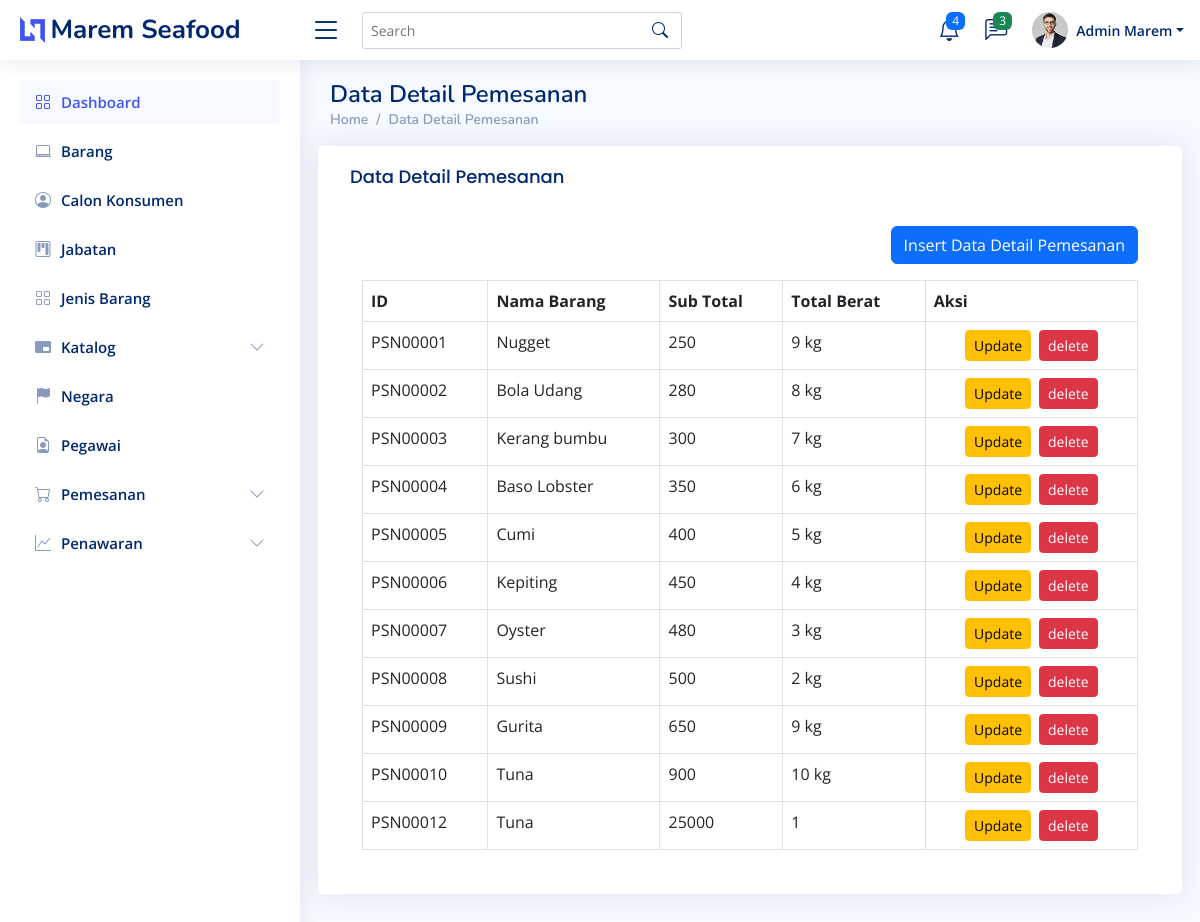
Page /detail-pemesanan.php on the committed database.
### tables this page shows
CREATE TABLE `detail_pemesanan` (
  `id_pemesanan` char(8) NOT NULL,
  `id_barang` char(4) NOT NULL,
  `sub_total` float(8,2) DEFAULT NULL,
  `total_berat` varchar(5) DEFAULT NULL
);

CREATE TABLE `barang` (
  `id_barang` char(4) NOT NULL,
  `id_jenis` char(2) DEFAULT NULL,
  `nama_barang` varchar(30) DEFAULT NULL,
  `stok_barang` int(11) DEFAULT NULL,
  `berat_barang` varchar(5) DEFAULT NULL,
  `harga_jual` float DEFAULT NULL,
  `gambar_barang` varchar(100) DEFAULT NULL
);

### db.php (called while the page is built, shortened)
<?php
class db
{
    public function __construct()
    {
        $host = "localhost";
        $dbname = "maremseafood";
        $username = "root";
        $password = "";
        $this->db = new PDO("mysql:host={$host};dbname={$dbname}", $username, $password);
    }
}
?>

### detail-pemesanan.php (the view, shortened to what this page needs)
<?php
require_once 'db.php';
class detailpemesanan extends db
{
    public function show()
    {
        $data = $this->db->prepare("SELECT * FROM detail_pemesanan JOIN barang ON barang.id_barang = detail_pemesanan.id_barang");
        try
        {
            $data->execute();
            $result = $data->fetchAll();
        }
        catch(PDOException $e)
        {
            print_r($e->getMessage());
        }
        return $result;
    }
    public function showbarang()
    {
        $data = $this->db->prepare("SELECT * FROM barang");
        try
        {
            $data->execute();
            $result = $data->fetchAll();
        }
        catch(PDOException $e)
        {
            print_r($e->getMessage());
        }
        return $result;
    }
}
$data = new detailpemesanan;
?>
<!DOCTYPE html>
<html lang="en">
<head>
  <link href="vendor/bootstrap/css/bootstrap.min.css" rel="stylesheet">
  <link href="vendor/bootstrap-icons/bootstrap-icons.css" rel="stylesheet">
  <link href="vendor/boxicons/css/boxicons.min.css" rel="stylesheet">
  <link href="vendor/quill/quill.snow.css" rel="stylesheet">
  <link href="vendor/quill/quill.bubble.css" rel="stylesheet">
  <link href="vendor/remixicon/remixicon.css" rel="stylesheet">
  <link href="vendor/simple-datatables/style.css" rel="stylesheet">
  <link href="css/style.css" rel="stylesheet">
</head>
<body>
  <header id="header" class="header fixed-top d-flex align-items-center">
    <div class="d-flex align-items-center justify-content-between">
      <a href="index.html" class="logo d-flex align-items-center">
        <img src="img/logo.png" alt="">
        <span class="d-none d-lg-block">Marem Seafood</span>
      </a>
      <i class="bi bi-list toggle-sidebar-btn"></i>
    </div>
    <div class="search-bar">
      <form class="search-form d-flex align-items-center" method="POST" action="#">
        <input type="text" name="query" placeholder="Search" title="Enter search keyword">
        <button type="submit" title="Search"><i class="bi bi-search"></i></button>
      </form>
    </div>
    <nav class="header-nav ms-auto">
      <ul class="d-flex align-items-center">
        <li class="nav-item dropdown">
          <a class="nav-link nav-icon" href="#" data-bs-toggle="dropdown">
            <i class="bi bi-bell"></i>
            <span class="badge bg-primary badge-number">4</span>
          </a>
        </li>
        <li class="nav-item dropdown">
          <a class="nav-link nav-icon" href="#" data-bs-toggle="dropdown">
            <i class="bi bi-chat-left-text"></i>
            <span class="badge bg-success badge-number">3</span>
          </a>
        </li>
        <li class="nav-item dropdown pe-3">
          <a class="nav-link nav-profile d-flex align-items-center pe-0" href="#" data-bs-toggle="dropdown">
            <img src="img/profile-img.jpg" alt="Profile" class="rounded-circle">
            <span class="d-none d-md-block dropdown-toggle ps-2">Admin Marem</span>
          </a>
        </li>
      </ul>
    </nav>
  </header>
<aside id="sidebar" class="sidebar">
<ul class="sidebar-nav" id="sidebar-nav">
  <li class="nav-item">
    <a class="nav-link" href="index.php">
      <i class="bi bi-grid"></i>
      <span>Dashboard</span>
    </a>
  </li>
  <li class="nav-item">
    <a class="nav-link collapsed" href="barang.php">
      <i class="bi bi-laptop"></i>
      <span>Barang</span>
    </a>
  </li>
  <li class="nav-item">
    <a class="nav-link collapsed " href="calon-konsumen.php">
      <i class="bi bi-person-circle"></i>
      <span>Calon Konsumen</span>
    </a>
  </li>
  <li class="nav-item">
    <a class="nav-link collapsed" href="jabatan.php">
      <i class="bi bi-kanban"></i>
      <span>Jabatan</span>
    </a>
  </li>
  <li class="nav-item">
    <a class="nav-link collapsed" href="jenis-barang.php">
      <i class="bi bi-grid"></i>
      <span>Jenis Barang</span>
    </a>
  </li>
  <li class="nav-item">
    <a class="nav-link collapsed" data-bs-target="#forms-nav" data-bs-toggle="collapse" href="#">
      <i class="bi bi-pip-fill"></i><span>Katalog</span><i class="bi bi-chevron-down ms-auto"></i>
    </a>
  </li>
  <li class="nav-item">
    <a class="nav-link collapsed" href="negara.php">
      <i class="bi bi-flag-fill"></i>
      <span>Negara</span>
    </a>
  </li>
  <li class="nav-item">
    <a class="nav-link collapsed" href="pegawai.php">
      <i class="bi bi-file-earmark-person "></i>
      <span>Pegawai</span>
    </a>
  </li>
  <li class="nav-item">
    <a class="nav-link collapsed" data-bs-target="#forms-nav" data-bs-toggle="collapse" href="#">
      <i class="bi bi-cart"></i><span>Pemesanan</span><i class="bi bi-chevron-down ms-auto"></i>
    </a>
  </li>
  <li class="nav-item">
    <a class="nav-link collapsed" data-bs-target="#forms-nav" data-bs-toggle="collapse" href="#">
      <i class="bi bi-graph-up"></i><span>Penawaran</span><i class="bi bi-chevron-down ms-auto"></i>
    </a>
  </li>
</ul>
</aside>
  <main id="main" class="main">
    <div class="pagetitle">
      <h1>Data Detail Pemesanan</h1>
      <nav>
        <ol class="breadcrumb">
          <li class="breadcrumb-item"><a href="index.php">Home</a></li>
          <li class="breadcrumb-item"><a href="detail-pemesanan.php">Data Detail Pemesanan</li>
        </ol>
      </nav>
    </div>
    <section class="section dashboard">
      <div class="row">
          <div class="card">
            <div class="card-body">
              <h5 class="card-title">Data Detail Pemesanan</h5>
              <div class="container-fluid my-4">
<div class="d-flex justify-content-end">
    <a class="btn btn-primary mb-3" data-bs-toggle="modal" data-bs-target="#insert">Insert Data Detail Pemesanan</a>
</div>
    <thead>
              <table class="table table-bordered">
                <tr>
                <th>ID</th>
                <th>Nama Barang</th>
                <th>Sub Total</th>
                <th>Total Berat</th>
                <th>Aksi</th>
                </thead>
                <tbody>
                <?php foreach ($data->show() as $value): ?>
                                        <tr>
                                            <td><?= $value['id_pemesanan'] ?></td>
                                            <td><?= $value['nama_barang'] ?></td>
                                            <td><?= $value['sub_total'] ?></td>
                                            <td><?= $value['total_berat'] ?></td>
                                            <td>
                                                <div class="d-flex justify-content-center">
                                                    <button class="btn btn-sm btn-warning mx-1" data-bs-toggle="modal" data-bs-target="#update<?php echo $value['id_pemesanan'];echo $value['id_barang']; ?>">Update</button>
                                                    <button class="btn btn-sm btn-danger mx-1" data-bs-toggle="modal" data-bs-target="#delete<?php echo $value['id_pemesanan'];echo $value['id_barang']; ?>">delete</button>
                                                </div>
                                            </td>
                                        </tr>
                                    <?php endforeach ?>
                </tbody>
</body>
</html>

### css/style.css (style rules this page uses)
:root { scroll-behavior: smooth; }
body { font-family: "Open Sans", sans-serif; background: #f6f9ff; color: #444444; }
a { color: #4154f1; text-decoration: none; }
h1, h2, h3, h4, h5, h6 { font-family: "Nunito", sans-serif; }
#main { margin-top: 60px; padding: 20px 30px; transition: all 0.3s; }
.pagetitle { margin-bottom: 10px; }
.pagetitle h1 { font-size: 24px; margin-bottom: 0; font-weight: 600; color: #012970; }
.card { margin-bottom: 30px; border: none; border-radius: 5px; box-shadow: 0px 0 30px rgba(1, 41, 112, 0.1); }
.card-title { padding: 20px 0 15px 0; font-size: 18px; font-weight: 500; color: #012970; font-family: "Poppins", sans-serif; }
.card-body { padding: 0 20px 20px 20px; }
.breadcrumb { font-size: 14px; font-family: "Nunito", sans-serif; color: #899bbd; font-weight: 600; }
.breadcrumb a { color: #899bbd; transition: 0.3s; }
.breadcrumb .breadcrumb-item::before { color: #899bbd; }
.logo { line-height: 1; }
@media (min-width: 1200px) { .logo { width: 280px; } }
.logo img { max-height: 26px; margin-right: 6px; }
.logo span { font-size: 26px; font-weight: 700; color: #012970; font-family: "Nunito", sans-serif; }
.header { transition: all 0.5s; z-index: 997; height: 60px; box-shadow: 0px 2px 20px rgba(1, 41, 112, 0.1); background-color: #fff; padding-left: 20px; }
.header .toggle-sidebar-btn { font-size: 32px; padding-left: 10px; cursor: pointer; color: #012970; }
.header .search-bar { min-width: 360px; padding: 0 20px; }
.header .search-form { width: 100%; }
.header .search-form input { border: 0; font-size: 14px; color: #012970; border: 1px solid rgba(1, 41, 112, 0.2); padding: 7px 38px 7px 8px; border-radius: 3px; transition: 0.3s; width: 100%; }
.header .search-form button { border: 0; padding: 0; margin-left: -30px; background: none; }
.header .search-form button i { color: #012970; }
.header-nav ul { list-style: none; }
.header-nav>ul { margin: 0; padding: 0; }
.header-nav .nav-icon { font-size: 22px; color: #012970; margin-right: 25px; position: relative; }
.header-nav .nav-profile { color: #012970; }
.header-nav .nav-profile img { max-height: 36px; }
.header-nav .nav-profile span { font-size: 14px; font-weight: 600; }
.header-nav .badge-number { position: absolute; inset: -2px -5px auto auto; font-weight: normal; font-size: 12px; padding: 3px 6px; }
.sidebar { position: fixed; top: 60px; left: 0; bottom: 0; width: 300px; z-index: 996; transition: all 0.3s; padding: 20px; overflow-y: auto; scrollbar-width: thin; scrollbar-color: #aab7cf transparent; box-shadow: 0px 0px 20px rgba(1, 41, 112, 0.1); background-color: #fff; }
@media (min-width: 1200px) { #main, #footer { margin-left: 300px; } }
.sidebar-nav { padding: 0; margin: 0; list-style: none; }
.sidebar-nav li { padding: 0; margin: 0; list-style: none; }
.sidebar-nav .nav-item { margin-bottom: 5px; }
.sidebar-nav .nav-link { display: flex; align-items: center; font-size: 15px; font-weight: 600; color: #4154f1; transition: 0.3; background: #f6f9ff; padding: 10px 15px; border-radius: 4px; }
.sidebar-nav .nav-link i { font-size: 16px; margin-right: 10px; color: #4154f1; }
.sidebar-nav .nav-link.collapsed { color: #012970; background: #fff; }
.sidebar-nav .nav-link.collapsed i { color: #899bbd; }
.sidebar-nav .nav-link .bi-chevron-down { margin-right: 0; transition: transform 0.2s ease-in-out; }

### rows in the picture
detail_pemesanan: id_pemesanan "PSN00001", id_barang.nama_barang "Nugget", sub_total "250", total_berat "9 kg"
detail_pemesanan: id_pemesanan "PSN00002", id_barang.nama_barang "Bola Udang", sub_total "280", total_berat "8 kg"
detail_pemesanan: id_pemesanan "PSN00003", id_barang.nama_barang "Kerang bumbu", sub_total "300", total_berat "7 kg"
detail_pemesanan: id_pemesanan "PSN00004", id_barang.nama_barang "Baso Lobster", sub_total "350", total_berat "6 kg"
detail_pemesanan: id_pemesanan "PSN00005", id_barang.nama_barang "Cumi", sub_total "400", total_berat "5 kg"
detail_pemesanan: id_pemesanan "PSN00006", id_barang.nama_barang "Kepiting", sub_total "450", total_berat "4 kg"
detail_pemesanan: id_pemesanan "PSN00007", id_barang.nama_barang "Oyster", sub_total "480", total_berat "3 kg"
detail_pemesanan: id_pemesanan "PSN00008", id_barang.nama_barang "Sushi", sub_total "500", total_berat "2 kg"
detail_pemesanan: id_pemesanan "PSN00009", id_barang.nama_barang "Gurita", sub_total "650", total_berat "9 kg"
detail_pemesanan: id_pemesanan "PSN00010", id_barang.nama_barang "Tuna", sub_total "900", total_berat "10 kg"
detail_pemesanan: id_pemesanan "PSN00012", id_barang.nama_barang "Tuna", sub_total "25000", total_berat "1"
